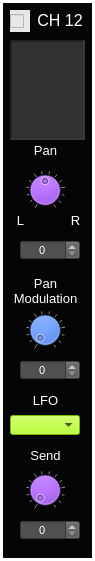
  <widget class="CustomFrame" name="frame_MixerChannel_12">
   <property name="geometry">
    <rect>
     <x>1110</x>
     <y>10</y>
     <width>95</width>
     <height>561</height>
    </rect>
   </property>
   <property name="styleSheet">
    <string notr="true">background-color: rgb(5, 5, 5);
color: rgb(255, 255, 255);</string>
   </property>
   <property name="frameShape">
    <enum>QFrame::Panel</enum>
   </property>
   <property name="frameShadow">
    <enum>QFrame::Plain</enum>
   </property>
   <property name="lineWidth">
    <number>3</number>
   </property>
   <property name="midLineWidth">
    <number>1</number>
   </property>
   <widget class="QLabel" name="label_ADSRtitle_12">
    <property name="geometry">
     <rect>
      <x>35</x>
      <y>10</y>
      <width>50</width>
      <height>20</height>
     </rect>
    </property>
    <property name="font">
     <font>
      <pointsize>12</pointsize>
     </font>
    </property>
    <property name="styleSheet">
     <string notr="true">color: rgb(255, 255, 255);</string>
    </property>
    <property name="text">
     <string>CH 12</string>
    </property>
    <property name="alignment">
     <set>Qt::AlignCenter</set>
    </property>
   </widget>
   <widget class="QTextEdit" name="textEdit_MixerChanText_12">
    <property name="geometry">
     <rect>
      <x>10</x>
      <y>40</y>
      <width>75</width>
      <height>100</height>
     </rect>
    </property>
    <property name="focusPolicy">
     <enum>Qt::NoFocus</enum>
    </property>
    <property name="styleSheet">
     <string notr="true">background-color: rgb(50,50,50);</string>
    </property>
    <property name="frameShape">
     <enum>QFrame::Panel</enum>
    </property>
    <property name="lineWidth">
     <number>2</number>
    </property>
    <property name="midLineWidth">
     <number>2</number>
    </property>
    <property name="readOnly">
     <bool>true</bool>
    </property>
   </widget>
   <widget class="QLabel" name="label_191">
    <property name="geometry">
     <rect>
      <x>25</x>
      <y>140</y>
      <width>41</width>
      <height>21</height>
     </rect>
    </property>
    <property name="font">
     <font>
      <pointsize>10</pointsize>
     </font>
    </property>
    <property name="styleSheet">
     <string notr="true">color: rgb(255, 255, 255);</string>
    </property>
    <property name="text">
     <string>Pan</string>
    </property>
    <property name="alignment">
     <set>Qt::AlignCenter</set>
    </property>
   </widget>
   <widget class="CustomDial" name="dial_MixerChPan_12">
    <property name="geometry">
     <rect>
      <x>25</x>
      <y>170</y>
      <width>40</width>
      <height>40</height>
     </rect>
    </property>
    <property name="focusPolicy">
     <enum>Qt::NoFocus</enum>
    </property>
    <property name="styleSheet">
     <string notr="true">background-color: rgb(170, 85, 255);</string>
    </property>
    <property name="minimum">
     <number>0</number>
    </property>
    <property name="maximum">
     <number>100</number>
    </property>
    <property name="value">
     <number>50</number>
    </property>
    <property name="wrapping">
     <bool>false</bool>
    </property>
    <property name="notchTarget">
     <double>8.000000000000000</double>
    </property>
    <property name="notchesVisible">
     <bool>true</bool>
    </property>
   </widget>
   <widget class="QLabel" name="label_192">
    <property name="geometry">
     <rect>
      <x>10</x>
      <y>210</y>
      <width>21</width>
      <height>21</height>
     </rect>
    </property>
    <property name="font">
     <font>
      <pointsize>10</pointsize>
     </font>
    </property>
    <property name="styleSheet">
     <string notr="true">color: rgb(255, 255, 255);</string>
    </property>
    <property name="text">
     <string>L</string>
    </property>
    <property name="alignment">
     <set>Qt::AlignCenter</set>
    </property>
   </widget>
   <widget class="QLabel" name="label_193">
    <property name="geometry">
     <rect>
      <x>65</x>
      <y>210</y>
      <width>21</width>
      <height>21</height>
     </rect>
    </property>
    <property name="font">
     <font>
      <pointsize>10</pointsize>
     </font>
    </property>
    <property name="styleSheet">
     <string notr="true">color: rgb(255, 255, 255);</string>
    </property>
    <property name="text">
     <string>R</string>
    </property>
    <property name="alignment">
     <set>Qt::AlignCenter</set>
    </property>
   </widget>
   <widget class="QLabel" name="label_194">
    <property name="geometry">
     <rect>
      <x>10</x>
      <y>270</y>
      <width>71</width>
      <height>41</height>
     </rect>
    </property>
    <property name="font">
     <font>
      <pointsize>10</pointsize>
     </font>
    </property>
    <property name="styleSheet">
     <string notr="true">color: rgb(255, 255, 255);</string>
    </property>
    <property name="text">
     <string>Pan
Modulation</string>
    </property>
    <property name="alignment">
     <set>Qt::AlignCenter</set>
    </property>
   </widget>
   <widget class="QLabel" name="label_195">
    <property name="geometry">
     <rect>
      <x>25</x>
      <y>445</y>
      <width>41</width>
      <height>21</height>
     </rect>
    </property>
    <property name="font">
     <font>
      <pointsize>10</pointsize>
     </font>
    </property>
    <property name="styleSheet">
     <string notr="true">color: rgb(255, 255, 255);</string>
    </property>
    <property name="text">
     <string>Send</string>
    </property>
    <property name="alignment">
     <set>Qt::AlignCenter</set>
    </property>
   </widget>
   <widget class="CustomDial" name="dial_MixerChSend_12">
    <property name="geometry">
     <rect>
      <x>25</x>
      <y>470</y>
      <width>40</width>
      <height>40</height>
     </rect>
    </property>
    <property name="focusPolicy">
     <enum>Qt::NoFocus</enum>
    </property>
    <property name="styleSheet">
     <string notr="true">background-color: rgb(170, 85, 255);</string>
    </property>
    <property name="maximum">
     <number>100</number>
    </property>
    <property name="value">
     <number>0</number>
    </property>
    <property name="wrapping">
     <bool>false</bool>
    </property>
    <property name="notchTarget">
     <double>8.000000000000000</double>
    </property>
    <property name="notchesVisible">
     <bool>true</bool>
    </property>
   </widget>
   <widget class="CustomComboBox" name="comboBox_MixerChPanModLfo_12">
    <property name="geometry">
     <rect>
      <x>10</x>
      <y>415</y>
      <width>70</width>
      <height>20</height>
     </rect>
    </property>
    <property name="font">
     <font>
      <pointsize>8</pointsize>
     </font>
    </property>
    <property name="focusPolicy">
     <enum>Qt::NoFocus</enum>
    </property>
    <property name="styleSheet">
     <string notr="true">selection-background-color: rgb(255, 0, 0);
color: rgb(0,0,0);
border-color: rgb(0, 0, 0);
background-color: rgb(170, 255, 0);
</string>
    </property>
    <property name="currentText">
     <string/>
    </property>
    <property name="currentIndex">
     <number>-1</number>
    </property>
    <property name="maxVisibleItems">
     <number>4</number>
    </property>
   </widget>
   <widget class="QLabel" name="label_107">
    <property name="geometry">
     <rect>
      <x>20</x>
      <y>390</y>
      <width>51</width>
      <height>21</height>
     </rect>
    </property>
    <property name="font">
     <font>
      <pointsize>10</pointsize>
     </font>
    </property>
    <property name="styleSheet">
     <string notr="true">color: rgb(255, 255, 255);</string>
    </property>
    <property name="text">
     <string>LFO</string>
    </property>
    <property name="alignment">
     <set>Qt::AlignCenter</set>
    </property>
   </widget>
   <widget class="CustomDial" name="dial_MixerChPanModLevel_12">
    <property name="geometry">
     <rect>
      <x>25</x>
      <y>310</y>
      <width>40</width>
      <height>40</height>
     </rect>
    </property>
    <property name="focusPolicy">
     <enum>Qt::NoFocus</enum>
    </property>
    <property name="styleSheet">
     <string notr="true">background-color: rgb(0, 85, 255);</string>
    </property>
    <property name="minimum">
     <number>0</number>
    </property>
    <property name="maximum">
     <number>100</number>
    </property>
    <property name="value">
     <number>0</number>
    </property>
    <property name="wrapping">
     <bool>false</bool>
    </property>
    <property name="notchTarget">
     <double>8.000000000000000</double>
    </property>
    <property name="notchesVisible">
     <bool>true</bool>
    </property>
   </widget>
   <widget class="QSpinBox" name="spinBox_MixerChPanModLevel_12">
    <property name="geometry">
     <rect>
      <x>20</x>
      <y>360</y>
      <width>60</width>
      <height>20</height>
     </rect>
    </property>
    <property name="font">
     <font>
      <pointsize>8</pointsize>
     </font>
    </property>
    <property name="focusPolicy">
     <enum>Qt::NoFocus</enum>
    </property>
    <property name="styleSheet">
     <string notr="true">background-color: rgb(80,80,80);
color: rgb(255, 255, 255);</string>
    </property>
    <property name="alignment">
     <set>Qt::AlignCenter</set>
    </property>
    <property name="readOnly">
     <bool>false</bool>
    </property>
    <property name="accelerated">
     <bool>true</bool>
    </property>
    <property name="maximum">
     <number>100</number>
    </property>
    <property name="value">
     <number>0</number>
    </property>
   </widget>
   <widget class="CustomCheckBox" name="checkBox_MixerChanActivity_12">
    <property name="geometry">
     <rect>
      <x>10</x>
      <y>10</y>
      <width>20</width>
      <height>22</height>
     </rect>
    </property>
    <property name="font">
     <font>
      <pointsize>12</pointsize>
     </font>
    </property>
    <property name="focusPolicy">
     <enum>Qt::NoFocus</enum>
    </property>
    <property name="styleSheet">
     <string notr="true">background-color: rgb(231, 231, 231);</string>
    </property>
    <property name="text">
     <string/>
    </property>
    <property name="checkable">
     <bool>true</bool>
    </property>
   </widget>
   <widget class="QSpinBox" name="spinBox_MixerChPan_12">
    <property name="geometry">
     <rect>
      <x>20</x>
      <y>240</y>
      <width>60</width>
      <height>20</height>
     </rect>
    </property>
    <property name="font">
     <font>
      <pointsize>8</pointsize>
     </font>
    </property>
    <property name="focusPolicy">
     <enum>Qt::NoFocus</enum>
    </property>
    <property name="styleSheet">
     <string notr="true">background-color: rgb(80,80,80);
color: rgb(255, 255, 255);</string>
    </property>
    <property name="alignment">
     <set>Qt::AlignCenter</set>
    </property>
    <property name="readOnly">
     <bool>false</bool>
    </property>
    <property name="accelerated">
     <bool>true</bool>
    </property>
    <property name="maximum">
     <number>100</number>
    </property>
    <property name="value">
     <number>0</number>
    </property>
   </widget>
   <widget class="QSpinBox" name="spinBox_MixerChSend_12">
    <property name="geometry">
     <rect>
      <x>20</x>
      <y>520</y>
      <width>60</width>
      <height>20</height>
     </rect>
    </property>
    <property name="font">
     <font>
      <pointsize>8</pointsize>
     </font>
    </property>
    <property name="focusPolicy">
     <enum>Qt::NoFocus</enum>
    </property>
    <property name="styleSheet">
     <string notr="true">background-color: rgb(80,80,80);
color: rgb(255, 255, 255);</string>
    </property>
    <property name="alignment">
     <set>Qt::AlignCenter</set>
    </property>
    <property name="readOnly">
     <bool>false</bool>
    </property>
    <property name="accelerated">
     <bool>true</bool>
    </property>
    <property name="maximum">
     <number>100</number>
    </property>
    <property name="value">
     <number>0</number>
    </property>
   </widget>
  </widget>
